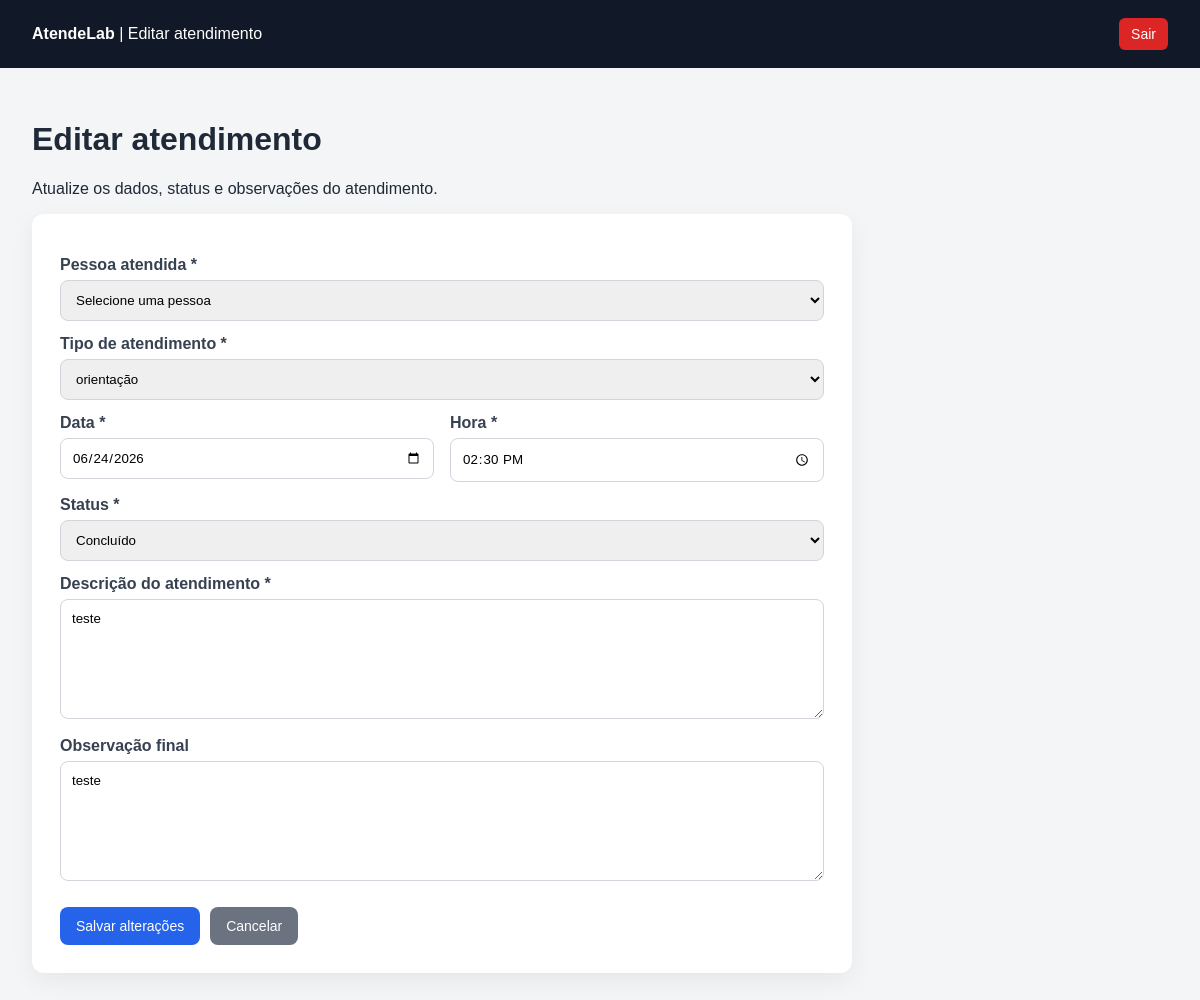
Page /atendimentos/editar.php?id=3 (signed in) on the committed database.
### tables this page shows
CREATE TABLE `atendimentos` (
  `id` int(11) NOT NULL,
  `pessoa_id` int(11) NOT NULL,
  `tipo_atendimento_id` int(11) NOT NULL,
  `usuario_id` int(11) NOT NULL,
  `data_atendimento` date NOT NULL,
  `hora_atendimento` time NOT NULL,
  `descricao` text NOT NULL,
  `observacao` text DEFAULT NULL,
  `status` enum('aberto','em_andamento','concluido') DEFAULT 'aberto',
  `criado_em` timestamp NOT NULL DEFAULT current_timestamp(),
  `horario_atendimento` time DEFAULT NULL,
  `observacao_final` text DEFAULT NULL,
  `atualizado_em` timestamp NOT NULL DEFAULT current_timestamp() ON UPDATE current_timestamp()
);

CREATE TABLE `tipos_atendimentos` (
  `id` int(11) NOT NULL,
  `nome` varchar(100) NOT NULL,
  `descricao` text DEFAULT NULL,
  `status` enum('ativo','inativo') DEFAULT 'ativo',
  `criado_em` timestamp NOT NULL DEFAULT current_timestamp(),
  `atualizado_em` timestamp NOT NULL DEFAULT current_timestamp() ON UPDATE current_timestamp()
);

### atendimentos/editar.php (the view, shortened to what this page needs)
<?php
require_once __DIR__ . '/../config/database.php';
$id = $_GET['id'] ?? null;
$tipos = $pdo->query("SELECT id, nome FROM tipos_atendimentos WHERE status = 'ativo' ORDER BY nome ASC")->fetchAll(PDO::FETCH_ASSOC);
$sql = "SELECT * FROM atendimentos WHERE id = :id LIMIT 1";
$stmt = $pdo->prepare($sql);
$stmt->bindParam(':id', $id);
$stmt->execute();
$atendimento = $stmt->fetch(PDO::FETCH_ASSOC);
?>
<!DOCTYPE html>
<html lang="pt-br">
<head>
</head>
<body>
<header>
    <div>
        <strong>AtendeLab</strong>
        <span> | Editar atendimento</span>
    </div>
    <a href="../logout.php">Sair</a>
</header>
<main>
    <h1>Editar atendimento</h1>
    <p>Atualize os dados, status e observações do atendimento.</p>
    <div class="card">
        <form method="POST" action="">
            <label for="pessoa_id">Pessoa atendida *</label>
            <select id="pessoa_id" name="pessoa_id" required>
                <option value="">Selecione uma pessoa</option>
            </select>
            <label for="tipo_atendimento_id">Tipo de atendimento *</label>
            <select id="tipo_atendimento_id" name="tipo_atendimento_id" required>
                <?php foreach ($tipos as $tipo): ?>
                    <option value="<?php echo $tipo['id']; ?>" <?php echo $atendimento['tipo_atendimento_id'] == $tipo['id'] ? 'selected' : ''; ?>>
                        <?php echo htmlspecialchars($tipo['nome']); ?>
                    </option>
                <?php endforeach; ?>
            </select>
            <div class="linha">
                <div>
                    <label for="data_atendimento">Data *</label>
                    <input type="date" id="data_atendimento" name="data_atendimento" value="<?php echo htmlspecialchars($atendimento['data_atendimento']); ?>" required>
                </div>
                <div>
                    <label for="hora_atendimento">Hora *</label>
                    <input type="time" id="hora_atendimento" name="hora_atendimento" value="<?php echo substr($atendimento['hora_atendimento'], 0, 5); ?>" required>
                </div>
            </div>
            <label for="status">Status *</label>
            <select id="status" name="status" required>
                <option value="concluido" <?php echo $atendimento['status'] === 'concluido' ? 'selected' : ''; ?>>Concluído</option>
            </select>
            <label for="descricao">Descrição do atendimento *</label>
            <textarea id="descricao" name="descricao" required><?php echo htmlspecialchars($atendimento['descricao']); ?></textarea>
            <label for="observacao">Observação final</label>
            <textarea id="observacao" name="observacao"><?php echo htmlspecialchars($atendimento['observacao']); ?></textarea>
            <div class="botoes">
                <button class="btn" type="submit">Salvar alterações</button>
                <a class="btn btn-secundario" href="index.php">Cancelar</a>
            </div>
        </form>
    </div>
</main>
</body>
</html>

### atendimentos/editar.php (style rules this page uses)
body { margin: 0; font-family: Arial, sans-serif; background: #f3f5f7; color: #1f2937; }
header { background: #111827; color: #ffffff; padding: 18px 32px; display: flex; justify-content: space-between; align-items: center; }
header a { color: #ffffff; text-decoration: none; background: #dc2626; padding: 8px 12px; border-radius: 6px; font-size: 14px; }
main { padding: 32px; max-width: 820px; }
.card { background: #ffffff; padding: 28px; border-radius: 12px; box-shadow: 0 8px 24px rgba(0, 0, 0, 0.06); }
label { display: block; margin-top: 14px; margin-bottom: 6px; font-weight: bold; color: #374151; }
input, select, textarea { width: 100%; padding: 11px; border: 1px solid #d1d5db; border-radius: 8px; box-sizing: border-box; font-family: Arial, sans-serif; }
textarea { min-height: 120px; resize: vertical; }
.linha { display: grid; grid-template-columns: 1fr 1fr; gap: 16px; }
.botoes { margin-top: 22px; display: flex; gap: 10px; }
.btn { background: #2563eb; color: #ffffff; padding: 11px 16px; border-radius: 8px; text-decoration: none; border: none; cursor: pointer; font-size: 14px; }
.btn-secundario { background: #6b7280; }

### rows in the picture
atendimentos: tipo_atendimento_id "orientação", data_atendimento "06/24/2026", hora_atendimento "14:30", status "Concluído", descricao "teste", observacao "teste"
